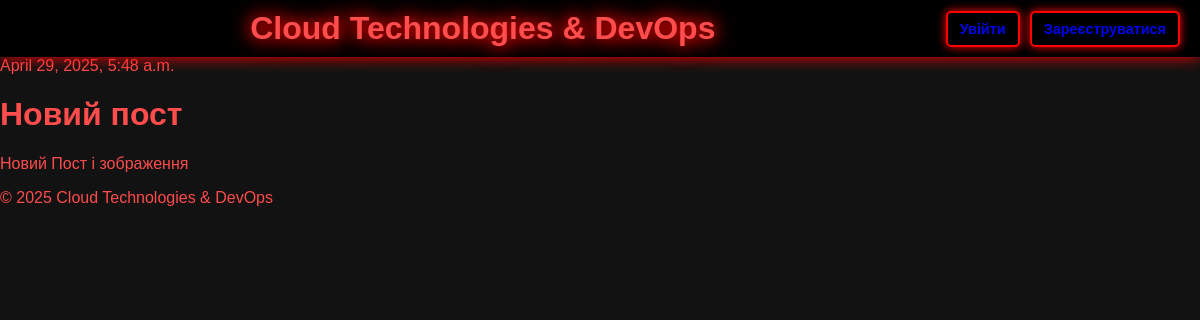
The page /post/8/ on the database its author committed.
### myblog/models.py (models this page shows, shortened)
class Post(models.Model):
    author = models.ForeignKey(settings.AUTH_USER_MODEL, on_delete=models.CASCADE)
    title = models.CharField(max_length=200)
    text = models.TextField()
    created_date = models.DateTimeField(default=timezone.now)
    published_date = models.DateTimeField(blank=True, null=True)
    created_at = models.DateTimeField(auto_now_add=True)  # для сортування
    image = models.ImageField(upload_to='images/', blank=True, null=True)
    pdf = models.FileField(upload_to='pdfs/', blank=True, null=True)

### myblog/views.py (the view)
# urls.py: path('post/<int:pk>/', views.post_detail, name='post_detail'),
def post_detail(request, pk):
    post = get_object_or_404(Post, pk=pk)
    return render(request, 'myblog/post_detail.html', {'post': post})

### myblog/templates/myblog/post_detail.html (shortened to what this page needs)
{% extends "myblog/base.html" %}
{% block content %}
<div class="container my-4">
    <div class="row">
        <div class="col-md-8 mx-auto">
            <div class="post p-4 border rounded">
                {% if post.published_date %}
                    <div class="date text-muted mb-2">
                        {{ post.published_date }}
                    </div>
                {% endif %}
                <h1 class="mb-3">{{ post.title }}</h1>
                <p class="text-justify">{{ post.text|linebreaksbr }}</p>
            </div>
        </div>
    </div>
</div>
{% endblock %}

### myblog/static/myblog/css/main.css (style rules this page uses)
body { font-family: Arial, sans-serif; background-color: #121212; color: #ff4c4c; margin: 0; padding: 0; }

### rows shown on the page
Post: published_date "April 29, 2025, 5:48 a.m.", title "Новий пост", text "Новий Пост і зображення"
